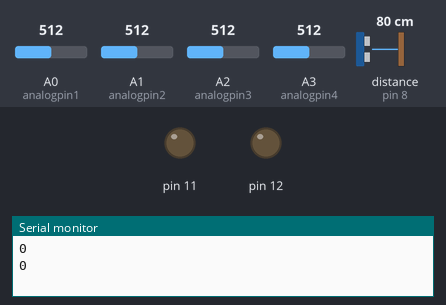
This sketch was run on a simulated Arduino Uno, built with avr-gcc and run on an emulated ATmega328P. On the bench: output pins drawn as LEDs (lit = HIGH), the last lines printed to the serial monitor. Wiring (inferred from the names in the program): ultrasonic range finder: trigger pin 9; echo pin 8. The inputs (shaded band) are chosen by the test bench; at power-on: A0 (analogpin1) = 512, A1 (analogpin2) = 512, distance to the obstacle (sensor on pin 8) 80 cm, A2 (analogpin3) = 512, A3 (analogpin4) = 512. The echo pulse lasts 58.3 µs per cm; pins used as bus, display or sensor lines are not drawn.

Above: at 1.3 s.
1.4 s: A0 (analogpin1) set to 716
3.5 s: A1 (analogpin2) set to 733
5.0 s: A1 (analogpin2) set to 754
At 5.4 s:
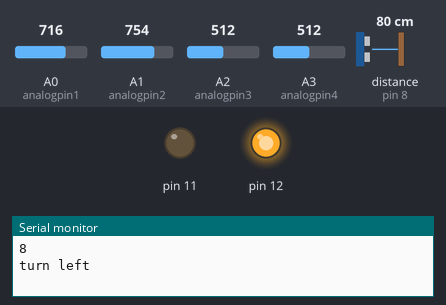
6.5 s: distance to the obstacle (sensor on pin 8) set to 18 cm
9.6 s: distance to the obstacle (sensor on pin 8) set to 250 cm
12.7 s: A0 (analogpin1) set to 740
Timing chart, 0 to 15.2 s (numbered marks = the images above; inputs shaded):
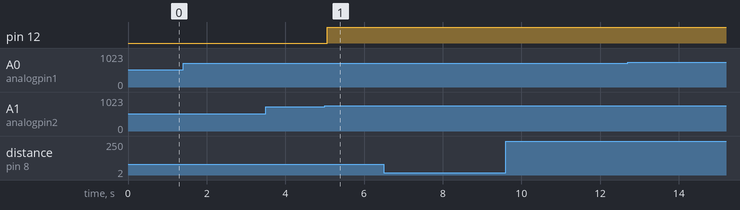

The sketch:

bizhang.ino
```cpp
int analogpin1 = A0;
int analogpin2 = A1;
int analogpin3 = A2;
int analogpin4 = A3;
int readinvalue1 = 0;
int readinvalue2 = 0;
int readinvalue3 = 0;
int readinvalue4 = 0;
int door = 30;
int forjudge1 = 0;
int forjudge2 = 0;
int forjudge3 = 0;
boolean toleft = false;
boolean toright = false;
boolean occupied = false;

// bizhang mokuai
 int distance=0;
 int inputPin=8; // 定义超声波信号接收接口
 int outputPin=9; // 定义超声波信号发出接口


void setup() {
  // declare the ledPin as an OUTPUT:
  pinMode(analogpin1, INPUT);
  pinMode(analogpin2, INPUT);
  pinMode(analogpin3, INPUT);
  pinMode(analogpin4, INPUT);

 // bizhang mokuai
  pinMode(inputPin, INPUT);
  pinMode(outputPin, OUTPUT);


  pinMode(12,OUTPUT);
  pinMode(11,OUTPUT);
  Serial.begin(9600);
}

void loop() {
  readinvalue1 = analogRead(analogpin1);
  readinvalue2 = analogRead(analogpin2);
  readinvalue3 = analogRead(analogpin3);
  readinvalue4 = analogRead(analogpin4);

  forjudge1 = (readinvalue1-readinvalue2)/door;
  forjudge2 = (readinvalue3-readinvalue1)/door;
  forjudge3 = (readinvalue2-readinvalue4)/door;

  Serial.println(forjudge1);
  Serial.println(forjudge2);
  Serial.println(forjudge3);

  if(forjudge1==0){
    toleft = false;
    toright = false;
  }

  if(forjudge1<0&&forjudge2<0){
    turnleft();

    toleft=true;
    toright = false;

    resetright();
    occupied = true;
  }

  if(forjudge1>0&&forjudge2>0){
    turnright();

    toright = true;
    toleft = false;

    resetleft();
    occupied = true;
  }


  if(forjudge1>0&&forjudge2<0&&!occupied){
    if(toleft){
      turnleft();
      Serial.println("bug here");
      resetright();
    }
    if(toright){
      turnright();
      Serial.println("right turn");
      resetleft();
    }
    if(!toleft&&!toright){
    Serial.println("reset condition");
    }
  }

  Serial.println(" ");
  delay(500);

  occupied = false;

  //bi zhang mokuai
  fashe();
  distance = pulseIn(inputPin, HIGH); // 读出脉冲时间
  distance= distance/58;   // 将脉冲时间转化为距离（单位：厘米）
  Serial.println(distance);   //输出距离值
}


void turnleft()
{
   digitalWrite(12,HIGH);
   Serial.println("turn left");
}

void turnright()
{
  digitalWrite(11,HIGH);
  Serial.println("turn right");
}

void resetright()
{
  digitalWrite(11,LOW);
}

void resetleft()
{
  digitalWrite(12,LOW);
}


// bi zhang mokuai
 void fashe()
{
 digitalWrite(outputPin, LOW); // 使发出发出超声波信号接口低电平2μs
 delayMicroseconds(2);
 digitalWrite(outputPin, HIGH); // 使发出发出超声波信号接口高电平10μs，这里是至少10μs
 delayMicroseconds(10);
 digitalWrite(outputPin, LOW);    // 保持发出超声波信号接口低电平
}
```

Measured:
- the behaviour switches between 745 and 746 on A1 (analogpin2) (found by bisection; images 0 and 1)
- after the input at 5.0 s, pin 12: LOW → HIGH after 0.06 s
